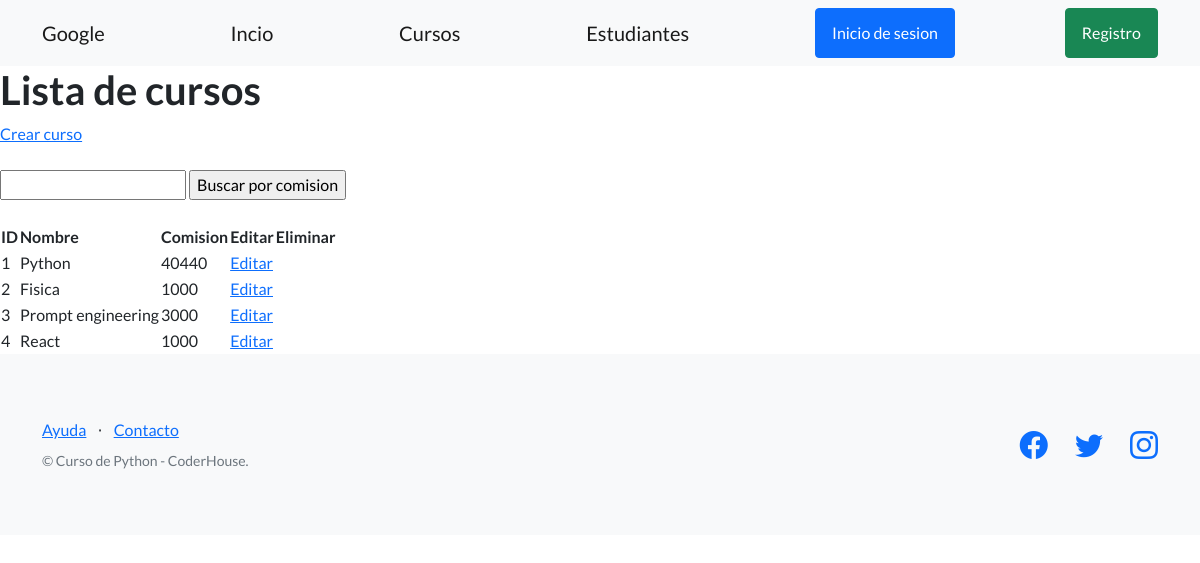
Page /estudios/cursos/ on the earlier database version.
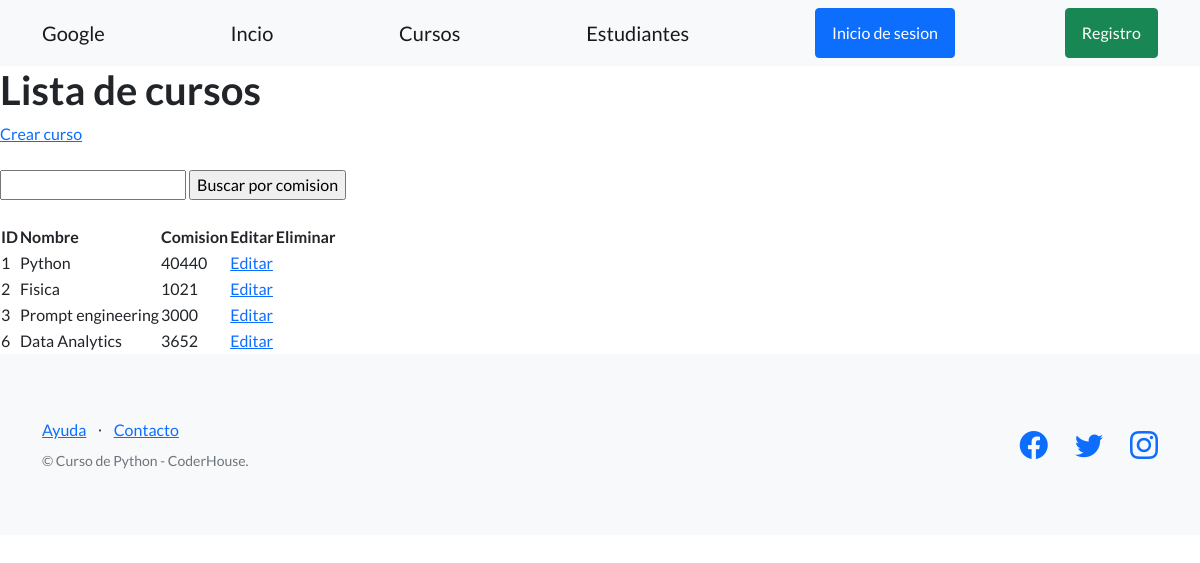
Same page on the later database version.
### control_estudios/models.py (models this page shows, shortened)
class Curso(models.Model):
    nombre = models.CharField(max_length=164)#Equivalente de str
    comision =models.IntegerField()#Equivalente de int
    creador= models.ForeignKey(User, on_delete=models.SET_NULL, null=True)

### control_estudios/views.py (the view)
# urls.py: path("cursos/", listar_cursos, name="lista_cursos"),
def listar_cursos(request):
    contexto={
         "cursos":Curso.objects.all(),
    }
    http_responde =render(
        request=request,
        template_name='control_estudios/lista_cursos.html',
        context=contexto,
    )
    return http_responde

### control_estudios/templates/control_estudios/lista_cursos.html (shortened to what this page needs)
{% extends "control_estudios/base.html" %}
{% block contenido %}
<section>
    <div>
        <h1>Lista de cursos</h1>
        <a href="{% url 'crear-curso' %}">Crear curso</a>
        <br><br>
        <form action="{% url 'buscar-cursos' %}" method="post">
            <input type="text" name="busqueda">
            <input type="submit" value="Buscar por comision">
        </form>
        <br>
        <table clase="table">
            <tbody>
                <tr>
                  <th>ID</th>
                  <th>Nombre</th>
                  <th>Comision</th>
                  <th>Editar</th>
                  <th>Eliminar</th>
                </tr>
                {% for curso in cursos %}
                <tr>
                   <td>{{ curso.id }}</td>
                   <td>{{ curso.nombre }}</td>
                   <td>{{ curso.comision }}</td>
                   <td>
                     <a href="{% url 'editar-curso' curso.id %}">Editar</a>
                   </td>
                   <td>
                   </td>
                </tr>
                {% endfor %}
            </tbody>
        </table>
    </div>
</section>
{% endblock contenido %}

Differences in the rows shown:
removed Curso: id "4", nombre "React", comision "1000"
changed Curso "Fisica": comision "1000" → "1021"
added Curso: id "6", nombre "Data Analytics", comision "3652"
